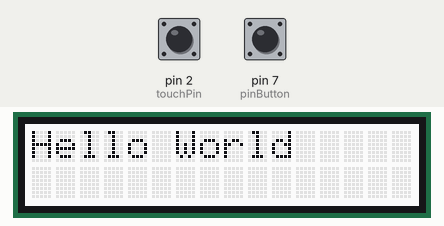
Recording of a sketch running on a simulated Arduino Uno, built with avr-gcc and run on an emulated ATmega328P. Shown: 16×2 character LCD. The test bench sets the inputs (shaded band); at power-on: pin 2 (touchPin) LOW, pin 7 (pinButton) LOW.

Above: at 2.2 s.
2.3 s: pin 2 (touchPin) pulled HIGH for 0.15 s
At 2.37 s:
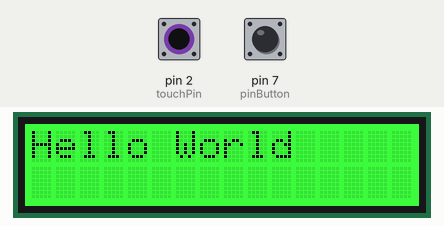
3.9 s: pin 7 (pinButton) pulled HIGH for 0.15 s
At 3.97 s:
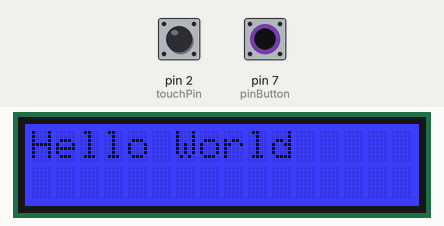
5.5 s: pin 7 (pinButton) pulled HIGH for 3.2 s
10.2 s: pin 2 (touchPin) pulled HIGH for 3.2 s
At 10.7 s:
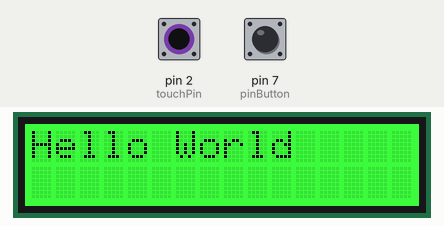
Timing chart, 0 to 13.2 s (numbered marks = the images above; inputs shaded):
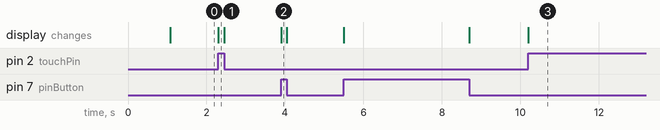

Measured:
- after the input at 2.3 s, the display: changes at once (image 1)
- after the input at 3.9 s, the display: changes at once (image 2)
- after the input at 10.2 s, the display: changes at once (image 3)

The sketch:

change_lcd_color_by_button.ino
```cpp
#include <Wire.h>
#include "rgb_lcd.h"

rgb_lcd lcd;
const int touchPin = 2;
const int colorR = 0;
const int colorG = 0;
const int colorB = 0;
const int pinButton = 7;
void setup()
{
 // set up the LCD's number of columns and rows:
    lcd.begin(16, 2);

    lcd.setRGB(colorR, colorG, colorB);

    // Print a message to the LCD.
    lcd.print("Hello World");

    delay(1000);  // put your setup code here, to run once:

}

void loop()
{
// set the cursor to column 0, line 1
    // (note: line 1 is the second row, since counting begins with 0):
    {
      int buttonState = digitalRead(touchPin);
      int buttonState2 = digitalRead(pinButton);
      if (buttonState == 1)
      {
        lcd.setRGB(0, 255, 0);
      }
      else
      {
        lcd.setRGB(255,255,255);
      }
       if (buttonState2 == 1)
      {
        lcd.setRGB(0,0,255);
      }


    }

}
```
